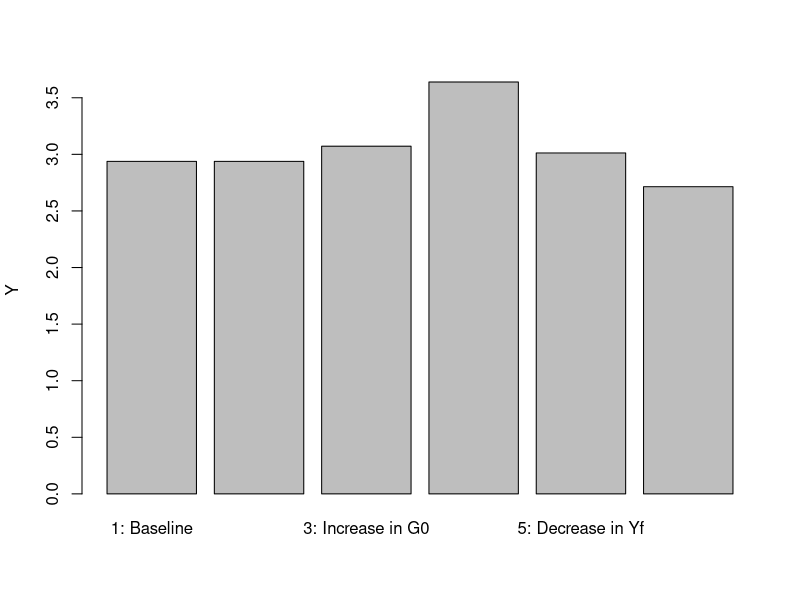
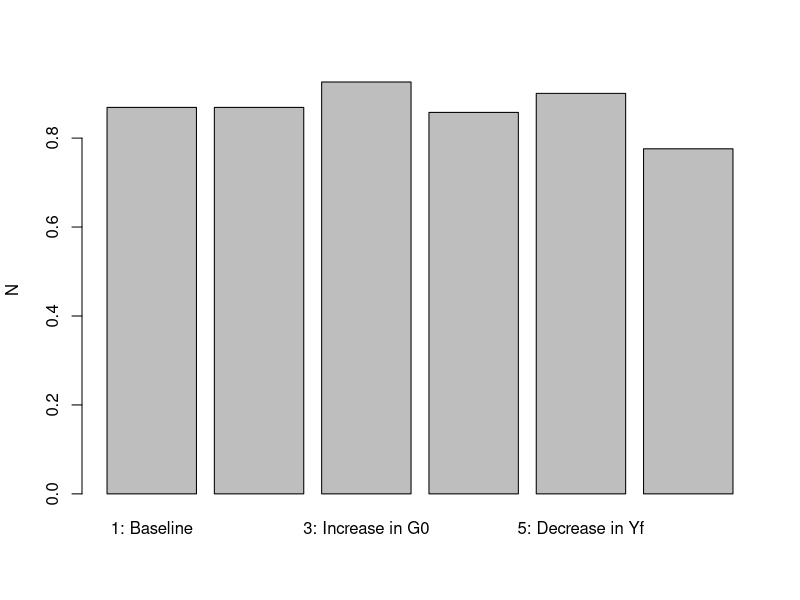
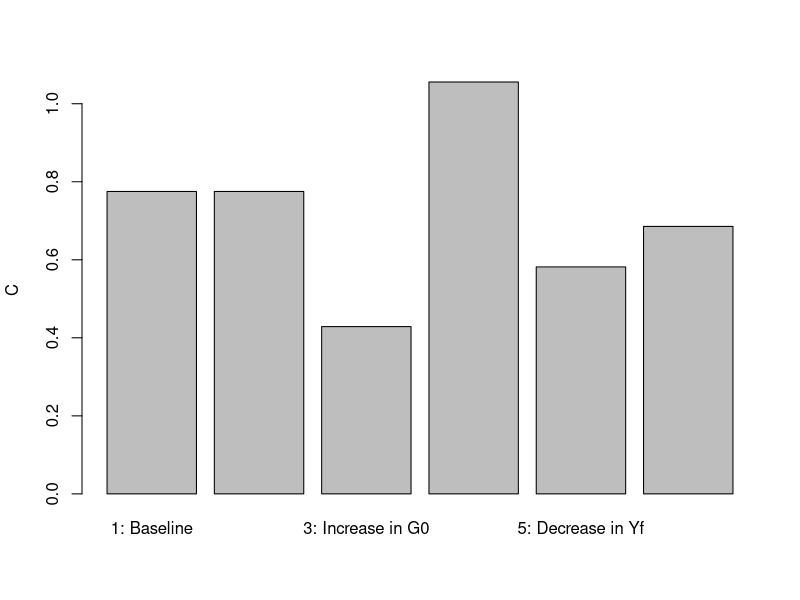
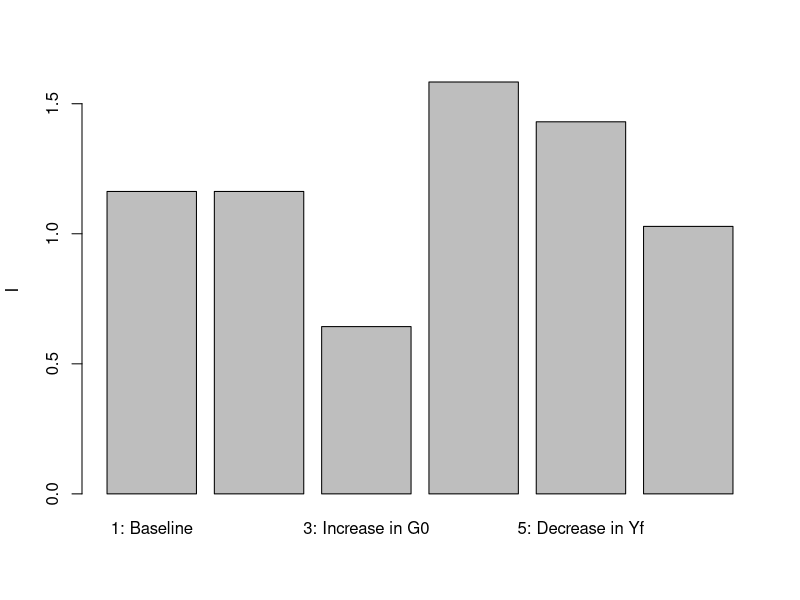
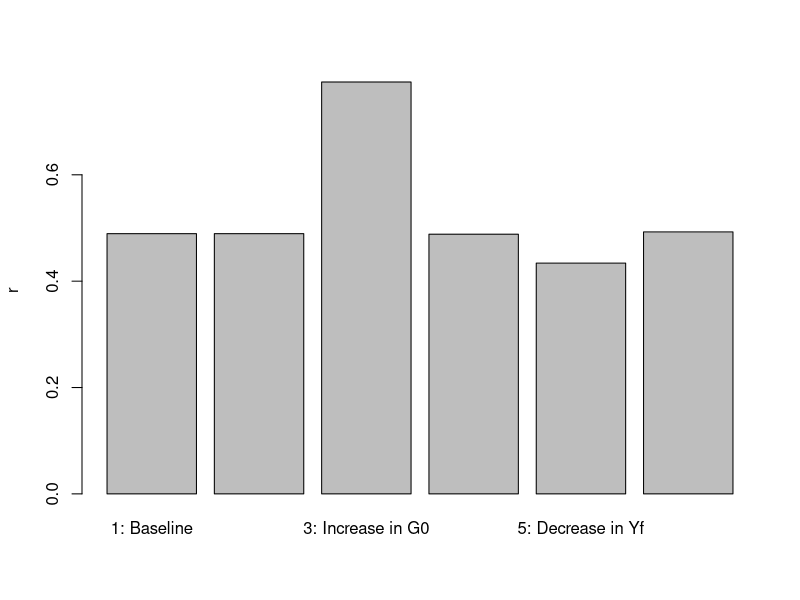
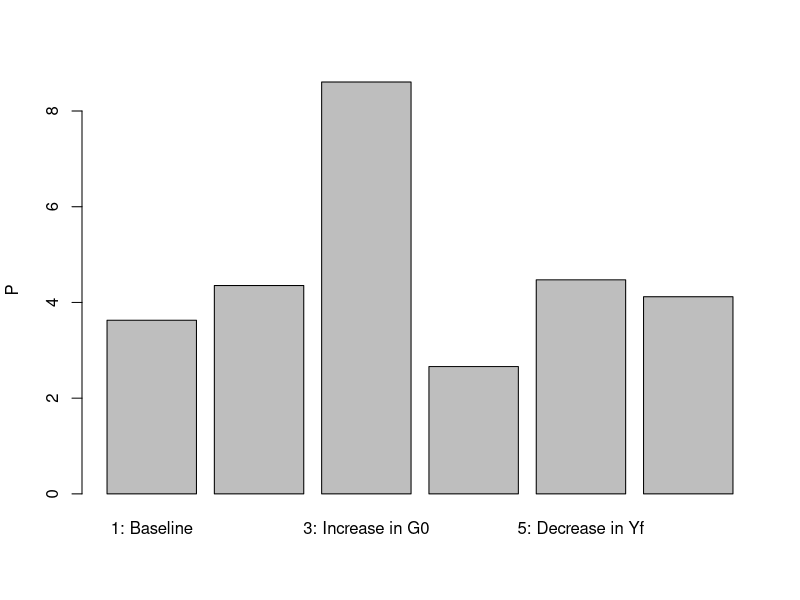
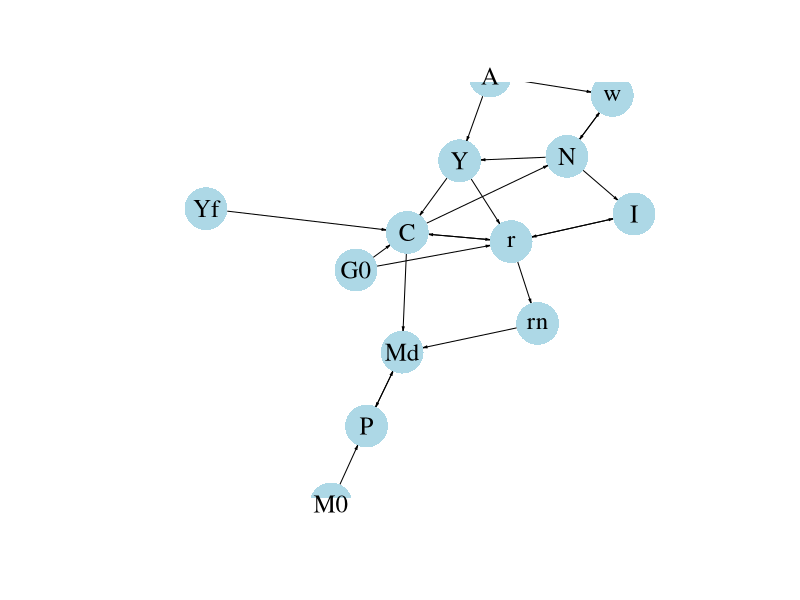

The R script that drew these images, in order:
## ---- chunk 1


# Clear the environment
rm(list=ls(all=TRUE))

# Set number of scenarios (including baseline)
S=6

#Create vector in which equilibrium solutions from different parameterisations will be stored
Y_star=vector(length=S) # Income/output
w_star=vector(length=S) # Real wage
C_star=vector(length=S) # Consumption
I_star=vector(length=S) # Investment
r_star=vector(length=S) # Real interest rate
rn_star=vector(length=S) # Nominal interest rate
N_star=vector(length=S) # Employment
P_star=vector(length=S) # Price level

# Create and parameterise exogenous variables/parameters that will be shifted
M0=vector(length=S) # money supply
G0=vector(length=S) # government expenditures
A=vector(length=S)  # productivity
Yf=vector(length=S) # expected future income
b1=vector(length=S) # household preference for leisure
M0[]=5
G0[]=1
A[]=2
Yf[]=1
b1[]=0.4

# Set parameter values for different scenarios
for (i in 1:S){ 
  if (i==2){ # scenario 2: monetary expansion 
  M0[2]=6
  }
  if (i==3){ # scenario 3: fiscal expansion
    G0[3]=2
  }
  if (i==4){ # scenario 4: productivity boost
    A[4]=2.5
    }
  if (i==5){ # scenario 5: lower expected future income
    Yf[5]=0.2
  }
  if (i==6){ # scenario 6: increased preference for leisure
    b1[6]=0.8
  }
}

#Set constant parameter values
a=0.3  # Capital elasticity of output
b2=0.9 # discount rate
b3=0.6 # household preference for money
K=5    # Exogenous capital stock
pe=0.02 # Expected rate of inflation
Gf=1  # Future government spending

# Initialise endogenous variables at arbitrary positive value
w=1
C=1
I=1
Y=C+I
r=0.3
N=1.3
P=1

#Solve this system numerically through 1000 iterations based on the initialisation
for (i in 1:S){
  
for (iterations in 1:1000){
  
  #Model equations
  
  #(1) Cobb-Douglass production function  
  Y = A[i]*(K^a)*N^(1-a)
  
  #(2) Labour demand 
  w = A[i]*(1-a)*(K^a)*N^(-a) 
  
  #(3) Labour supply
  N = 1 - (b1[i]*C)/w
  
  #(4) Consumption demand
  C = (1/(1+b2+b3))*(Y - G0[i] + (Yf[i]-Gf)/(1+r)) 
   
  #(5) Investment demand, solved for r
  r=(I^(a-1))*a*A[i]*N^(1-a) 
   
  #(6) Goods market equilibrium condition, solved for I
  I = Y - C - G0[i]
  
  #(7) Nominal interest rate
  rn = r + pe
  
  #(8) Price level
  P = (M0[i]*rn)/((1+rn)*b3*C) 

}
  
#Save results for different parameterisations in vector
Y_star[i]=Y
w_star[i]=w
C_star[i]=C
I_star[i]=I
r_star[i]=r
N_star[i]=N
P_star[i]=P
rn_star[i]=rn
}

## ---- chunk 2
#| label: fig-output
#| fig-cap: Output
barplot(Y_star, ylab="Y", names.arg=c("1: Baseline", "2: Increase in M0", "3: Increase in G0","4: Increase in A", 
                                           "5: Decrease in Yf", "6: Increase in b1"))

## ---- chunk 3
#| label: fig-employment
#| fig-cap: Employment
barplot(N_star, ylab="N",  names.arg=c("1: Baseline", "2: Increase in M0", "3: Increase in G0","4: Increase in A", 
                                       "5: Decrease in Yf", "6: Increase in b1"))

## ---- chunk 4
#| label: fig-consumption
#| fig-cap: Consumption
barplot(C_star, ylab="C",  names.arg=c("1: Baseline", "2: Increase in M0", "3: Increase in G0","4: Increase in A", 
                                       "5: Decrease in Yf", "6: Increase in b1"))

## ---- chunk 5
#| label: fig-investment
#| fig-cap: Investment
barplot(I_star, ylab="I",  names.arg=c("1: Baseline", "2: Increase in M0", "3: Increase in G0","4: Increase in A", 
                                       "5: Decrease in Yf", "6: Increase in b1"))

## ---- chunk 6
#| label: fig-interest_rate
#| fig-cap: Interest rate
barplot(r_star, ylab="r", names.arg=c("1: Baseline", "2: Increase in M0", "3: Increase in G0","4: Increase in A", 
                                      "5: Decrease in Yf", "6: Increase in b1"))

## ---- chunk 7
#| label: fig-price_level
#| fig-cap: Price level
barplot(P_star, ylab="P",  names.arg=c("1: Baseline", "2: Increase in M0", "3: Increase in G0","4: Increase in A", 
                                       "5: Decrease in Yf", "6: Increase in b1"))


## ---- chunk 8
#| message: false
#| label: fig-dg
#| fig-cap: Directed graph

## Create directed graph
# Construct auxiliary Jacobian matrix for 13 variables: Y	w	N	C	I	r	P	rn M0	G0 A Yf Md
# where non-zero elements in regular Jacobian are set to 1 and zero elements are unchanged

M_mat=matrix(c(0,0,1,0,0,0,0,0,0,0,1,0,0,
              0,0,1,0,0,0,0,0,0,0,1,0,0,
              0,1,0,1,0,0,0,0,0,0,0,0,0,
              1,0,0,0,0,1,0,0,0,1,0,1,0,
              0,0,1,0,0,1,0,0,0,0,0,0,0,
              1,0,0,1,1,0,0,0,0,1,0,0,0,
              0,0,0,0,0,0,0,0,1,0,0,0,1,
              0,0,0,0,0,1,0,0,0,0,0,0,0,
              0,0,0,0,0,0,0,0,0,0,0,0,0,
              0,0,0,0,0,0,0,0,0,0,0,0,0,
              0,0,0,0,0,0,0,0,0,0,0,0,0,
              0,0,0,0,0,0,0,0,0,0,0,0,0,
              0,0,0,1,0,0,1,1,0,0,0,0,0), 13, 13, byrow=TRUE)

# Create adjacency matrix from transpose of auxiliary Jacobian and add column names
A_mat=t(M_mat)
colnames(A_mat) = c("Y","w","N","C","I","r","P","rn", "M0","G0","A","Yf", "Md")

# Create and plot directed graph from adjacency matrix
library(igraph)
dg= graph_from_adjacency_matrix(A_mat, mode="directed", weighted= NULL)
plot(dg, main="", vertex.size=20, vertex.color="lightblue", 
     vertex.label.color="black", edge.arrow.size=0.2, edge.width=1,
     edge.arrow.width=0.8, edge.color="black", vertex.label.cex=1.5, vertex.frame.color="NA", margin=-0.2)
